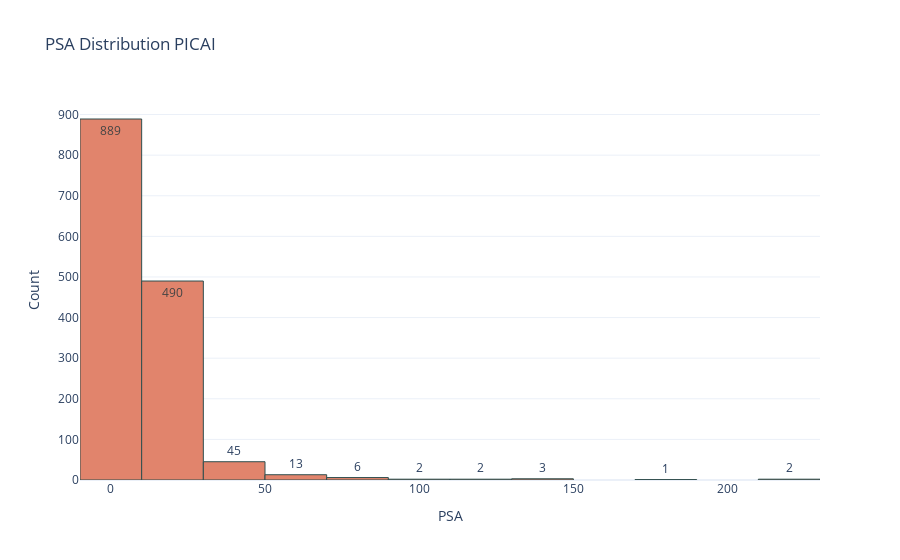

Write notebook code for a chart like this one.
### Code cell
plot_histogram_plotly(
    df,
    "psa",
    "PSA Distribution PICAI",
    "PSA",
    "Count",
    20,
    fig_name=os.path.join(figs_path, "psa_distribution_picai.pdf"),
)

### Figure 1 — Plotly figure (JSON) as saved in the notebook; plotly's stock layout.template omitted (floating-point values rounded to 4 significant figures; data arrays with more than 128 entries replaced by an {"elided": "..."} marker saying what was removed)
{"data": [{"marker": {"color": "#e1846c", "line": {"color": "DarkSlateGrey", "width": 1}}, "nbinsx": 20, "textposition": "auto", "texttemplate": "%{y}", "type": "histogram", "x": {"elided": "1493 float values"}}], "layout": {"paper_bgcolor": "rgba(0,0,0,0)", "plot_bgcolor": "rgba(0,0,0,0)", "title": {"text": "PSA Distribution PICAI"}, "xaxis": {"title": {"text": "PSA"}}, "yaxis": {"automargin": true, "title": {"text": "Count"}}}}
